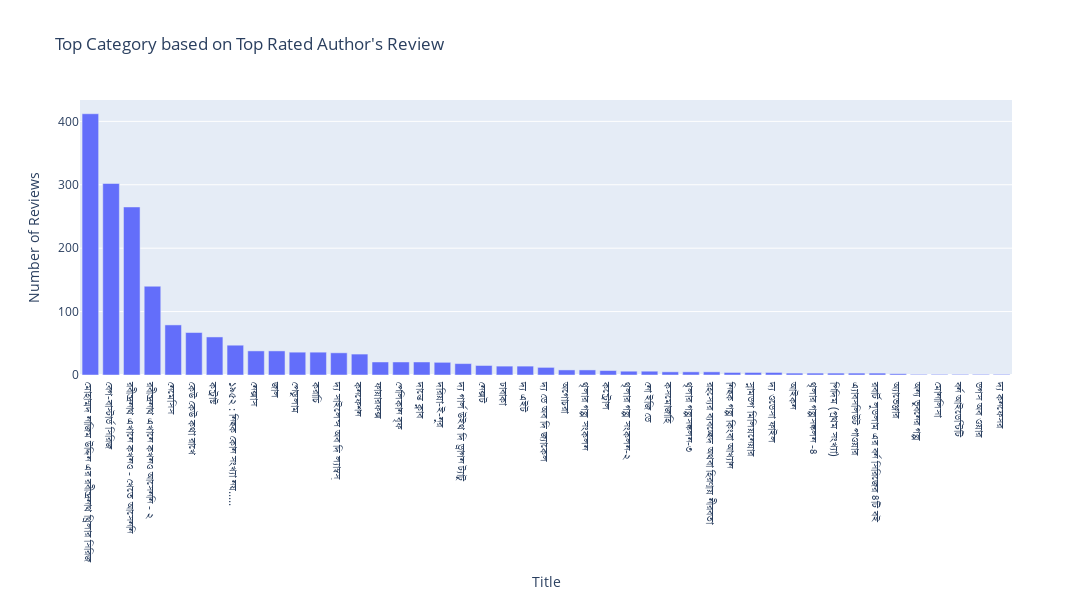

Notebook code for this chart:
### Markdown cell above
<h4 align="center"> Top Category based on Top Rated Author's Review</h4>

### Code cell
# Top Category based on Top Rated Author's Review
avg_review_by_title = author_stats_ratings.groupby('Title')['Number of Reviews'].mean().reset_index()
highest_avg_review_by_title = avg_review_by_title.sort_values(by='Number of Reviews', ascending=False)

# Plotting using Plotly
fig = px.bar(highest_avg_review_by_title, x='Title', y='Number of Reviews',
             title="Top Category based on Top Rated Author's Review",
             labels={'Title': 'Title', 'Number of Reviews': 'Number of Reviews'})

# Adjust the figure size
fig.update_layout(
    width=1300,  # Set the width of the figure
    height=600   # Set the height of the figure
)
fig.show()

### Figure 1 — Plotly figure (JSON) as saved in the notebook; plotly's stock layout.template omitted (floating-point values rounded to 4 significant figures)
{"data": [{"alignmentgroup": "True", "hovertemplate": "Title=%{x}<br>Number of Reviews=%{y}<extra></extra>", "legendgroup": "", "marker": {"color": "#636efa", "pattern": {"shape": ""}}, "name": "", "offsetgroup": "", "orientation": "v", "showlegend": false, "textposition": "auto", "type": "bar", "x": ["মোহাম্মদ নাজিম উদ্দিন এর রবীন্দ্রনাথ থ্রিলার সিরিজ", "বেগ-বাস্টার্ড সিরিজ", "রবীন্দ্রনাথ এখানে কখনও - খেতে আসেননি", "রবীন্দ্রনাথ এখানে কখনও আসেননি - ২", "নেমেসিস", "কেউ কেউ কথা রাখে", "কন্ট্রাক্ট", "১৯৫২ : নিছক কোন সংখ্যা নয়.....", "নেক্সাস", "জাল", "পেন্ডুলাম", "করাচি", "দ্য সাইলেন্স অব দি ল্যাম্বস্", "কনফেশন", "ফায়ারফক্স", "পেলিকান বৃফ", "দান্তে ক্লাব", "দরিয়া-ই-নুর", "দ্য গার্ল উইথ দি ড্রাগন ট্যাটু", "নেক্সট", "ঢাবাকা", "দ্য এইট", "দ্য ডে অব দি জ্যাকেল", "অগোচরা", "থৃলার গল্প সংকলন", "কন্ট্রোল", "থৃলার গল্প সংকলন-২", "নো ইজি ডে", "কসমোজাহি", "থৃলার গল্পসঙ্কলন-৩", "রহস্যের ব্যবচ্ছেদ অথবা হিরণ্ময় নীরবতা", "নিছক গল্প কিংবা আখ্যান", "স্লামডগ মিলিয়নেয়ার", "দ্য ওডেসা ফাইল", "আইকন", "থৃলার গল্পসঙ্কলন -৪", "পিদিম (প্রথম সংখ্যা)", "এ্যাবসলিউট পাওয়ার", "রবার্ট লুডলাম এর বর্ন সিরিজের ৪টি বই", "অ্যাভেঞ্জার", "অন্য ভুবনের গল্প", "মোনালিসা", "বর্ন আইডেন্টিটি", "ডগস অব ওয়ার", "দ্য কনফেসর"], "xaxis": "x", "y": [412, 302, 265, 140, 79, 67, 60, 47, 38, 38, 36, 36, 35, 33, 20.55, 20.55, 20.55, 20, 18, 15, 14, 14, 12, 8, 8, 7, 6, 6, 5, 5, 5, 4, 4, 4, 3, 3, 3, 3, 3, 2, 1, 1, 1, 1, 1], "yaxis": "y"}], "layout": {"barmode": "relative", "height": 600, "legend": {"tracegroupgap": 0}, "title": {"text": "Top Category based on Top Rated Author's Review"}, "width": 1300, "xaxis": {"anchor": "y", "domain": [0, 1], "title": {"text": "Title"}}, "yaxis": {"anchor": "x", "domain": [0, 1], "title": {"text": "Number of Reviews"}}}}
